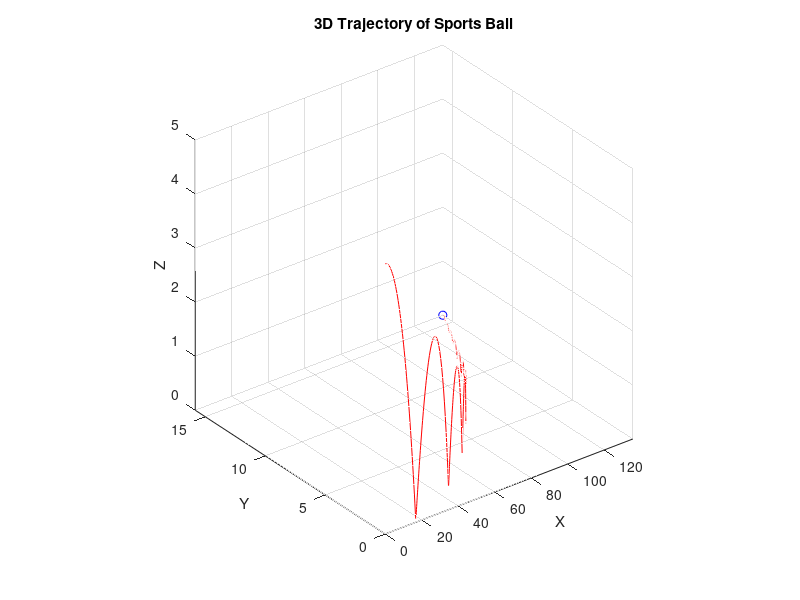
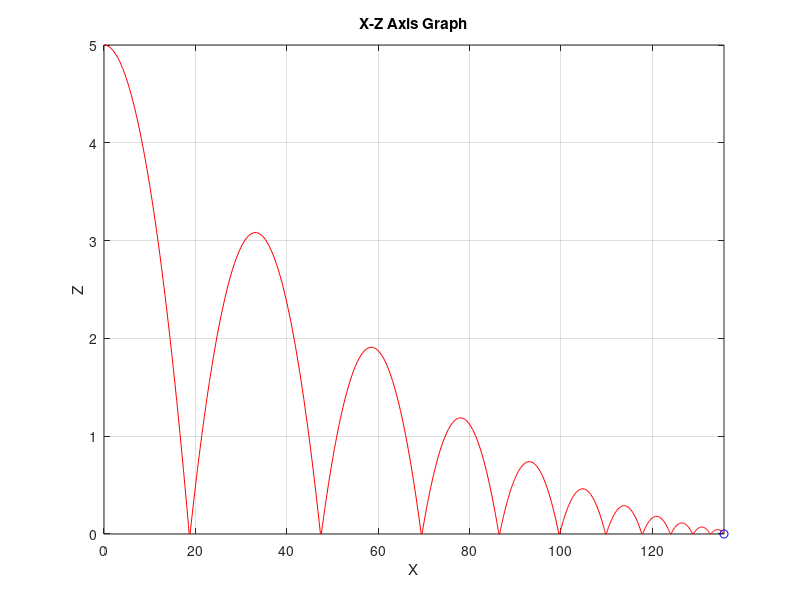
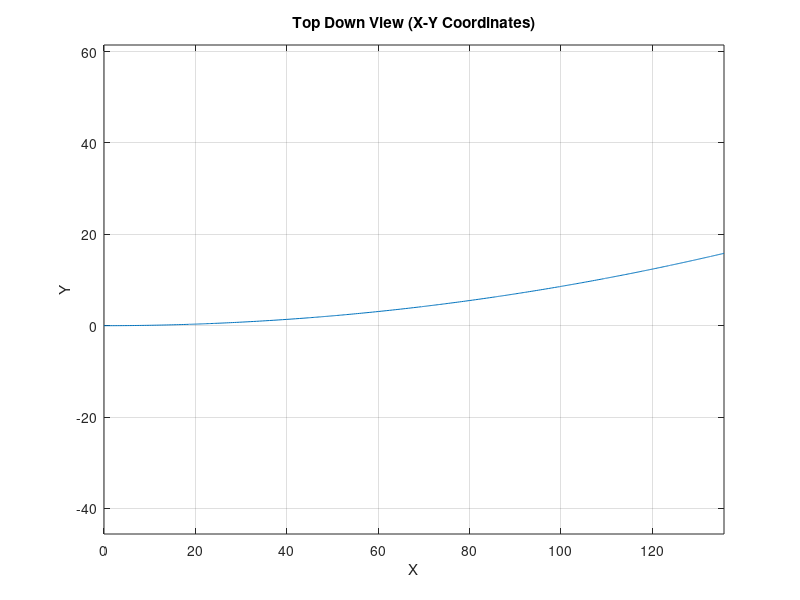
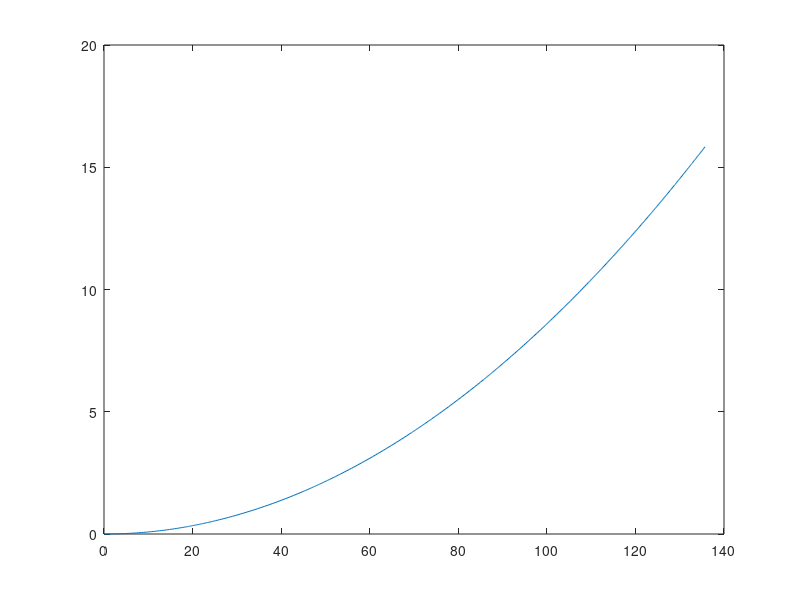

Here is the MATLAB script that generated these plots, in order:

g = 9.81;
m = .27; 
R = 0.02; 
N = m*[0; 0; g];
I = [2/5 * m * R^2 0 0 ; 0 2/5 * m * R^2 0; 0 0 2/5 * m * R^2]; %inertia tensor
u_k = 0.4; 
e = 0.8; 
p = 1.2;
A = .001256; 
C = 0.47; 



F = [50;0;0]; 
F_x = F(1);
F_y = F(2);
F_z = F(3);

w0 = [0; 0; -10]; 
vx0 = (F_x * .1) / m;  
vy0 = (F_y * .1) / m; 
vz0 = (F_z *.1)/ m;
s0 = [0, vx0, 0, vy0, 5, vz0]; 
t_span = linspace(0,10,500); 



function dsdt = ode_func(s,m, g, p, A, C, w)

x1 = s(1);
x2 = s(2);
y1 = s(3);
y2 = s(4);
z1 = s(5);
z2 = s(6);
v = [x2;y2;z2];
v_mag = norm(v);

if v_mag ~= 0 
    F_d = .5*A*C*p*(v_mag^2) * (-v/v_mag);
else
    F_d = [0;0;0]
end
v_mag;
Re = 2*.02 * 1.2 * v_mag / (1.8 * 10^-5)
F_d_x = F_d(1);
F_d_y = F_d(2);
F_d_z = F_d(3);

F_m = C*cross(w, F_d); 
F_m_x = F_m(1);
F_m_y = F_m(2);
F_m_z = F_m(3);

dx1dt = x2;
dx2dt = F_m_x + F_d_x;
dy1dt = y2;
dy2dt = F_m_y + F_d_y;
dz1dt = z2;
dz2dt =  F_m_z + F_d_z -g;
dsdt = [dx1dt;dx2dt; dy1dt; dy2dt;dz1dt;dz2dt];
end



function [check, isterminal, direction] = groundFunc(t,s)
check = s(5);
isterminal = 1;
direction = -1;

end

options = odeset('Events', @groundFunc, 'Refine', 10);



[t, results_s] = ode45(@(t,s) ode_func(s, m, g, p, A, C,w0), t_span, s0, options);
tplot = t;
splot = results_s;
wplot = w0';



function dwdt = ode_func2(w, T, I) 
I_inv = inv(I);
dwdt = I_inv * T;
end

function ds2dt = ode_func3(s, u_k, g) 
x1 = s(1);
x2 = s(2);
y1 = s(3);
y2 = s(4);
z1 = s(5);
z2 = s(6);
dx1dt = x2;
dx2dt = - (u_k * g * x2)/ (sqrt(x2^2 + y2^2));
dy1dt = y2;
dy2dt = - (u_k * g * y2)/ (sqrt(x2^2 + y2^2));
dz1dt = z2;
dz2dt = -g;
ds2dt = [dx1dt; dx2dt; dy1dt; dy2dt; dz1dt; dz2dt];
end



for i = 1:10
t_start = tplot(end);
t_end = t_start + 10;
s_last = splot(end, :);
F_k = -u_k * m * g * ([s_last(2);s_last(4); 0]/ norm([s_last(2); s_last(4); 0])); 
 
[t, results_s_f] = ode45(@(t,s_f) ode_func3(s_f, u_k, g), [t_start t_start + .01], [s_last(1), s_last(2), s_last(3), s_last(4), 0, 0]);
splot = [splot; results_s_f]; 
s_next = [results_s_f(end, 1), results_s_f(end, 2), results_s_f(end, 3), results_s_f(end, 4), 0, -e * s_last(6)];




r = -R * [0;0;1]; 
T = cross(F_k, r); 
[t, results_w] = ode45(@(t,w) ode_func2(w, T, I), [t_start t_start + 0.01], wplot(end, :)');
wplot = [wplot; results_w(end, :)];


[t, results_s] = ode45(@(t,s) ode_func(s, m, g, p, A, C, wplot(end, :)'), [t_start t_end], s_next, options);
tplot = [tplot; t];
splot = [splot;results_s];


end


figure
comet3(splot(:,1), splot(:,3), splot(:,5))
title('3D Trajectory of Sports Ball')
xlabel('X'); ylabel('Y'); zlabel('Z')
grid on; axis vis3d

figure
comet(splot(:,1), splot(:,5))
title('X-Z Axis Graph')
xlabel('X'); ylabel('Z')
grid on

figure
plot(splot(:,1), splot(:,3))
title('Top Down View (X-Y Coordinates)')
xlabel('X'); ylabel('Y')
axis equal; grid on

figure
title('Top Down View of Trajectory')
plot(splot(:,1), splot(:,3))

